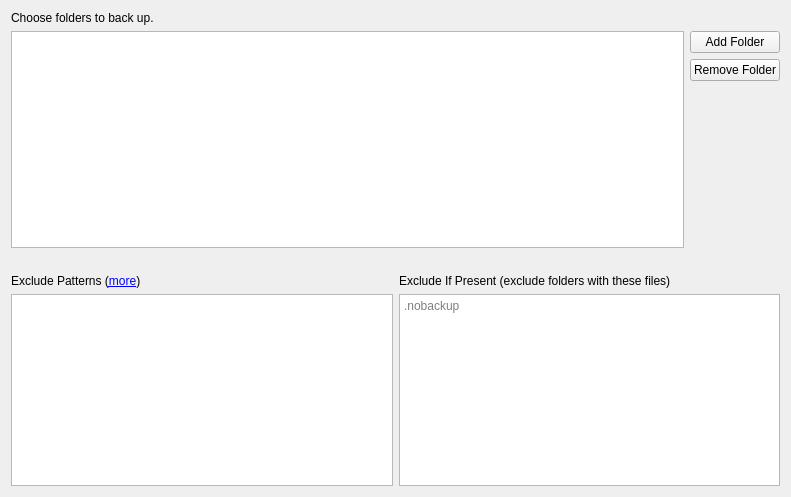
<?xml version="1.0" encoding="UTF-8"?>
<ui version="4.0">
 <class>Form</class>
 <widget class="QWidget" name="Form">
  <property name="geometry">
   <rect>
    <x>0</x>
    <y>0</y>
    <width>791</width>
    <height>497</height>
   </rect>
  </property>
  <property name="windowTitle">
   <string>Form</string>
  </property>
  <layout class="QVBoxLayout" name="verticalLayout_2">
   <item>
    <widget class="QLabel" name="label_6">
     <property name="text">
      <string>Choose folders to back up.</string>
     </property>
    </widget>
   </item>
   <item>
    <layout class="QHBoxLayout" name="horizontalLayout" stretch="0,0">
     <item>
      <widget class="QListWidget" name="sourceDirectoriesWidget">
       <property name="sizePolicy">
        <sizepolicy hsizetype="Expanding" vsizetype="Expanding">
         <horstretch>0</horstretch>
         <verstretch>0</verstretch>
        </sizepolicy>
       </property>
       <property name="minimumSize">
        <size>
         <width>0</width>
         <height>0</height>
        </size>
       </property>
      </widget>
     </item>
     <item>
      <layout class="QVBoxLayout" name="verticalLayout">
       <item>
        <widget class="QPushButton" name="sourceAdd">
         <property name="text">
          <string>Add Folder</string>
         </property>
        </widget>
       </item>
       <item alignment="Qt::AlignTop">
        <widget class="QPushButton" name="sourceRemove">
         <property name="text">
          <string>Remove Folder</string>
         </property>
        </widget>
       </item>
      </layout>
     </item>
    </layout>
   </item>
   <item>
    <layout class="QGridLayout" name="gridLayout">
     <property name="topMargin">
      <number>20</number>
     </property>
     <item row="0" column="0">
      <widget class="QLabel" name="label">
       <property name="text">
        <string>&lt;html&gt;&lt;head/&gt;&lt;body&gt;&lt;p&gt;Exclude Patterns (&lt;a href=&quot;https://restic.readthedocs.io/en/latest/040_backup.html#including-and-excluding-files&quot;&gt;&lt;span style=&quot; text-decoration: underline; color:#0000ff;&quot;&gt;more&lt;/span&gt;&lt;/a&gt;)&lt;/p&gt;&lt;/body&gt;&lt;/html&gt;</string>
       </property>
       <property name="openExternalLinks">
        <bool>true</bool>
       </property>
      </widget>
     </item>
     <item row="0" column="1">
      <widget class="QLabel" name="label_2">
       <property name="text">
        <string>Exclude If Present (exclude folders with these files)</string>
       </property>
      </widget>
     </item>
     <item row="1" column="0">
      <widget class="QPlainTextEdit" name="excludePatternsField">
       <property name="sizePolicy">
        <sizepolicy hsizetype="Expanding" vsizetype="Minimum">
         <horstretch>0</horstretch>
         <verstretch>0</verstretch>
        </sizepolicy>
       </property>
       <property name="plainText">
        <string/>
       </property>
       <property name="placeholderText">
        <string>**/.DS_Store</string>
       </property>
      </widget>
     </item>
     <item row="1" column="1">
      <widget class="QPlainTextEdit" name="excludeIfPresentField">
       <property name="sizePolicy">
        <sizepolicy hsizetype="Expanding" vsizetype="Minimum">
         <horstretch>0</horstretch>
         <verstretch>0</verstretch>
        </sizepolicy>
       </property>
       <property name="placeholderText">
        <string>.nobackup</string>
       </property>
      </widget>
     </item>
    </layout>
   </item>
  </layout>
 </widget>
 <resources/>
 <connections/>
</ui>
